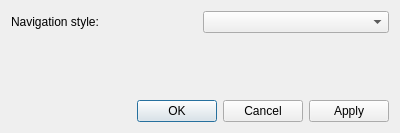
<?xml version="1.0" encoding="UTF-8"?>
<ui version="4.0">
 <class>IQVTKCADModel3DViewerSettingsDialog</class>
 <widget class="QDialog" name="IQVTKCADModel3DViewerSettingsDialog">
  <property name="geometry">
   <rect>
    <x>0</x>
    <y>0</y>
    <width>400</width>
    <height>133</height>
   </rect>
  </property>
  <property name="windowTitle">
   <string>Dialog</string>
  </property>
  <layout class="QVBoxLayout" name="verticalLayout">
   <item>
    <layout class="QHBoxLayout" name="horizontalLayout">
     <item>
      <widget class="QLabel" name="label">
       <property name="text">
        <string>Navigation style:</string>
       </property>
      </widget>
     </item>
     <item>
      <widget class="QComboBox" name="cbNavigationStyle"/>
     </item>
    </layout>
   </item>
   <item>
    <spacer name="verticalSpacer">
     <property name="orientation">
      <enum>Qt::Vertical</enum>
     </property>
     <property name="sizeHint" stdset="0">
      <size>
       <width>20</width>
       <height>42</height>
      </size>
     </property>
    </spacer>
   </item>
   <item>
    <widget class="QDialogButtonBox" name="buttonBox">
     <property name="orientation">
      <enum>Qt::Horizontal</enum>
     </property>
     <property name="standardButtons">
      <set>QDialogButtonBox::Apply|QDialogButtonBox::Cancel|QDialogButtonBox::Ok</set>
     </property>
    </widget>
   </item>
  </layout>
 </widget>
 <resources/>
 <connections>
  <connection>
   <sender>buttonBox</sender>
   <signal>accepted()</signal>
   <receiver>IQVTKCADModel3DViewerSettingsDialog</receiver>
   <slot>accept()</slot>
   <hints>
    <hint type="sourcelabel">
     <x>248</x>
     <y>254</y>
    </hint>
    <hint type="destinationlabel">
     <x>157</x>
     <y>274</y>
    </hint>
   </hints>
  </connection>
  <connection>
   <sender>buttonBox</sender>
   <signal>rejected()</signal>
   <receiver>IQVTKCADModel3DViewerSettingsDialog</receiver>
   <slot>reject()</slot>
   <hints>
    <hint type="sourcelabel">
     <x>316</x>
     <y>260</y>
    </hint>
    <hint type="destinationlabel">
     <x>286</x>
     <y>274</y>
    </hint>
   </hints>
  </connection>
 </connections>
</ui>
